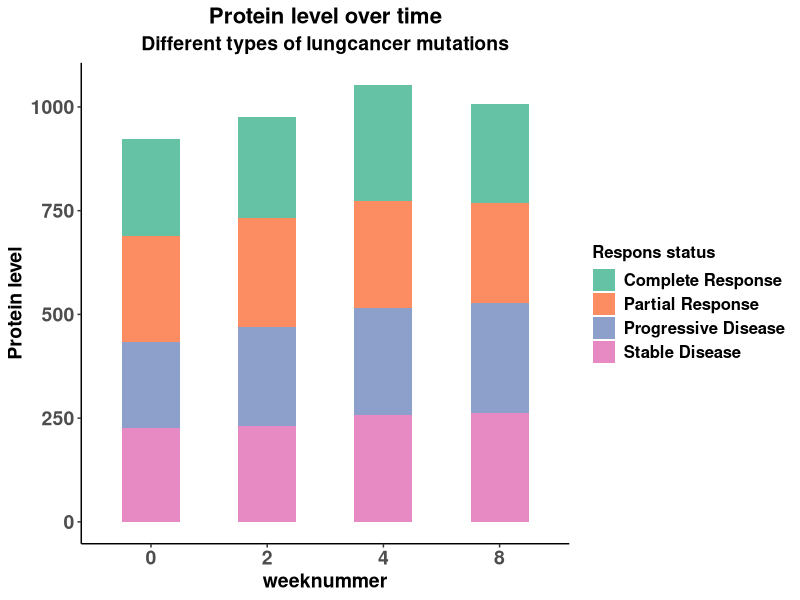
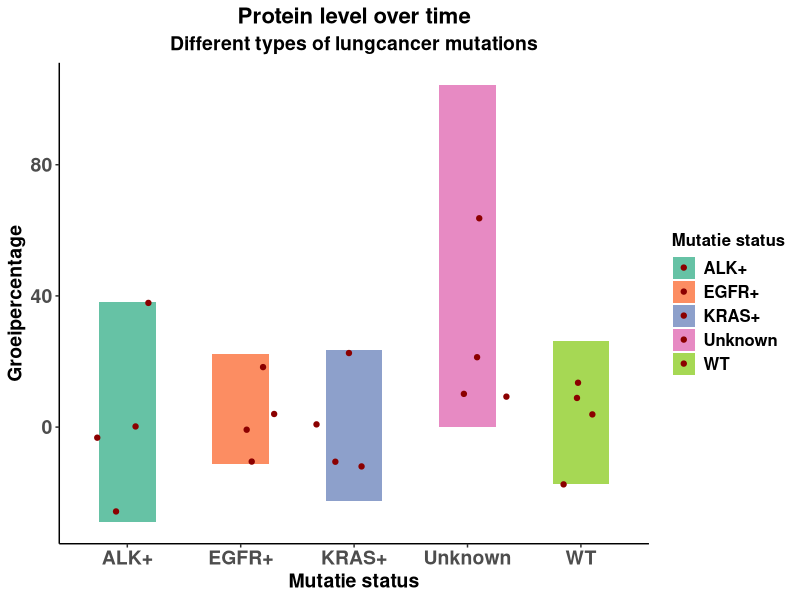
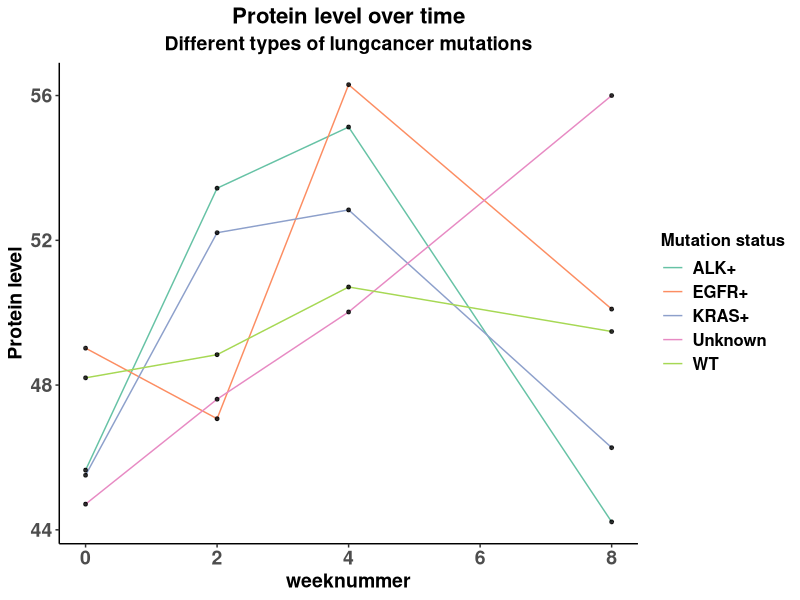

Generate these figures, in order, with R:
library(tidyverse)

set.seed(42)
n_patients <- 150

# Dataset 1: Patiënt basisinformatie
patients <- data.frame(
  pat_id = 1:n_patients,
  age_gender = paste0(sample(45:85, n_patients, replace = TRUE), "_", sample(c("M", "V", "X"), n_patients, replace = TRUE)),
  mutation_status = sample(c("EGFR+", "KRAS+", "ALK+", "WT", "Unknown"), n_patients, replace = TRUE, prob = c(0.2, 0.2, 0.1, 0.4, 0.1)),
  location_code = sample(c("LOC-A", "LOC-B", "LOC-C"), n_patients, replace = TRUE)
)

# Dataset 2: Biomarkers over tijd (Weken na start therapie)
biomarkers <- expand.grid(pat_id = 1:n_patients, week = c("week_0", "week_2", "week_4", "week_8")) %>%
  mutate(protein_level = rnorm(n(), mean = 50, sd = 15)) %>%
  mutate(protein_level = ifelse(runif(n()) < 0.05, NA, protein_level)) %>% 
  mutate(protein_level = paste0("val_", round(protein_level, 2)))

# Dataset 3: Behandeluitkomst, verder gewerkt tot groeipercentage
outcomes <- data.frame(
  id = 1:n_patients,
  response = sample(c("Complete Response", "Partial Response", "Stable Disease", "Progressive Disease"), n_patients, replace = TRUE),
  hosp_name = "LUMC-Oncology-Center"
) %>%
  rename("pat_id" ="id") %>%
  left_join(patients, by="pat_id") %>%
  left_join(biomarkers, by="pat_id") %>%
  separate(col = (age_gender),
           sep = "_",
           into = c("Age", "Gender"),
           convert = T) %>%
  separate(col=(protein_level),
           sep="_",
           into=c("val","protein_level"),
           convert = T) %>%
  select(-(val)) %>%
  separate(col=(week),
           sep="_",
           into=c("week","weeknummer"),
           convert = T) %>%
  select(-(week)) %>%
  mutate(location_code=case_when(location_code == "LOC-A" ~ "A",
                                 location_code == "LOC-B" ~ "B",
                                 location_code == "LOC-C" ~ "C")) %>%
  drop_na() %>%
  group_by(hosp_name,mutation_status,weeknummer) %>%
  filter(weeknummer %in% c(8,0)) %>%
  summarise(mean_Protein_level = round(mean(protein_level), digits = 2),
            SD_Protein_level = round(sd(protein_level), digits = 2)) %>%
  pivot_wider(names_from = weeknummer,
              values_from = c(mean_Protein_level,SD_Protein_level)) %>%
  group_by(mutation_status) %>%
  mutate(groeipercentage=round((mean_Protein_level_8-mean_Protein_level_0)/mean_Protein_level_0*100, digits = 1)) %>%
  arrange(groeipercentage)

# data om verder te werken voor data visualisatie
# Biomarker verloop trend
linegrafiek <- data.frame(
  id = 1:n_patients,
  response = sample(c("Complete Response", "Partial Response", "Stable Disease", "Progressive Disease"), n_patients, replace = TRUE),
  hosp_name = "LUMC-Oncology-Center"
) %>%
  rename("pat_id" ="id") %>%
  left_join(patients, by="pat_id") %>%
  left_join(biomarkers, by="pat_id") %>%
  separate(col = (age_gender),
           sep = "_",
           into = c("Age", "Gender"),
           convert = T) %>%
  separate(col=(protein_level),
           sep="_",
           into=c("val","protein_level"),
           convert = T) %>%
  select(-(val)) %>%
  separate(col=(week),
           sep="_",
           into=c("week","weeknummer"),
           convert = T) %>%
  select(-(week)) %>%
  mutate(location_code=case_when(location_code == "LOC-A" ~ "A",
                                 location_code == "LOC-B" ~ "B",
                                 location_code == "LOC-C" ~ "C")) %>%
  drop_na() %>%
  group_by(hosp_name,mutation_status,weeknummer) %>%
  summarise(mean_Protein_level = round(mean(protein_level), digits = 2),
            SD_Protein_level = round(sd(protein_level), digits = 2)) %>%
  ggplot(mapping=aes(x=weeknummer,
                     y=mean_Protein_level,
                     color=mutation_status)) +
  geom_line(linewidth=0.5) +
  geom_point(alpha=0.8, size=1, color="black") +
  theme_classic() +
  scale_color_brewer(palette="Set2") +
  theme(plot.title = element_text(hjust=0.5,
                                   face="bold",
                                   family="sans",
                                  size=16),
        plot.subtitle=element_text(hjust=0.5,
                                    face="bold",
                                    family="sans",
                                    size=14),
        axis.text=element_text(face="bold",
                                family="sans",
                                size=14),
        axis.title=element_text(face="bold",
                               family="sans",
                               size=14),
        legend.title=element_text(size=12,
                                   face="bold",
                                   family="sans"),
        legend.text=element_text(size=12,
                                  face="bold",
                                  family="sans")) +
  labs(title="Protein level over time",
       subtitle = "Different types of lungcancer mutations",
       x="weeknummer",
       y="Protein level",
       color="Mutation status")

# Respons verdeling
bargrafiek <- data.frame(
  id = 1:n_patients,
  response = sample(c("Complete Response", "Partial Response", "Stable Disease", "Progressive Disease"), n_patients, replace = TRUE),
  hosp_name = "LUMC-Oncology-Center"
) %>%
  rename("pat_id" ="id") %>%
  left_join(patients, by="pat_id") %>%
  left_join(biomarkers, by="pat_id") %>%
  separate(col = (age_gender),
           sep = "_",
           into = c("Age", "Gender"),
           convert = T) %>%
  separate(col=(protein_level),
           sep="_",
           into=c("val","protein_level"),
           convert = T) %>%
  select(-(val)) %>%
  separate(col=(week),
           sep="_",
           into=c("week","weeknummer"),
           convert = T) %>%
  select(-(week)) %>%
  mutate(location_code=case_when(location_code == "LOC-A" ~ "A",
                                 location_code == "LOC-B" ~ "B",
                                 location_code == "LOC-C" ~ "C")) %>%
  drop_na() %>%
  group_by(hosp_name,mutation_status,weeknummer, response) %>%
  summarise(mean_Protein_level = round(mean(protein_level), digits = 2),
            SD_Protein_level = round(sd(protein_level), digits = 2)) %>%
  ggplot(mapping=aes(x=as.factor(weeknummer),
                     y=mean_Protein_level,
                     fill=response)) +
  geom_col(width=0.5) +
  theme_classic() +
  scale_fill_brewer(palette="Set2") +
  theme(plot.title = element_text(hjust=0.5,
                                  face="bold",
                                  family="sans",
                                  size=16),
        plot.subtitle=element_text(hjust=0.5,
                                   face="bold",
                                   family="sans",
                                   size=14),
        axis.text=element_text(face="bold",
                               family="sans",
                               size=14),
        axis.title=element_text(face="bold",
                                family="sans",
                                size=14),
        legend.title=element_text(size=12,
                                  face="bold",
                                  family="sans"),
        legend.text=element_text(size=12,
                                 face="bold",
                                 family="sans")) +
  labs(title="Protein level over time",
       subtitle = "Different types of lungcancer mutations",
       x="weeknummer",
       y="Protein level",
       fill="Respons status")

# Correlatie check
boxplot <- data.frame(
  id = 1:n_patients,
  response = sample(c("Complete Response", "Partial Response", "Stable Disease", "Progressive Disease"), n_patients, replace = TRUE),
  hosp_name = "LUMC-Oncology-Center"
) %>%
  rename("pat_id" ="id") %>%
  left_join(patients, by="pat_id") %>%
  left_join(biomarkers, by="pat_id") %>%
  separate(col = (age_gender),
           sep = "_",
           into = c("Age", "Gender"),
           convert = T) %>%
  separate(col=(protein_level),
           sep="_",
           into=c("val","protein_level"),
           convert = T) %>%
  select(-(val)) %>%
  separate(col=(week),
           sep="_",
           into=c("week","weeknummer"),
           convert = T) %>%
  select(-(week)) %>%
  mutate(location_code=case_when(location_code == "LOC-A" ~ "A",
                                 location_code == "LOC-B" ~ "B",
                                 location_code == "LOC-C" ~ "C")) %>%
  drop_na() %>%
  group_by(hosp_name,mutation_status,weeknummer, response) %>%
  summarise(mean_Protein_level = round(mean(protein_level), digits = 2),
            SD_Protein_level = round(sd(protein_level), digits = 2)) %>% 
  pivot_wider(names_from = weeknummer,
              values_from = c(mean_Protein_level,SD_Protein_level)) %>%
  group_by(mutation_status) %>%
  mutate(groeipercentage=round((mean_Protein_level_8-mean_Protein_level_0)/mean_Protein_level_0*100, digits = 1)) %>%
  arrange(groeipercentage) %>%
  ggplot(mapping=aes(x=as.factor(mutation_status),
                     y=groeipercentage,
                     fill=mutation_status)) +
  geom_col(width=0.5) +
  geom_jitter(alpha=1.0, color="darkred") +
  theme_classic() +
  scale_fill_brewer(palette="Set2") +
  theme(plot.title = element_text(hjust=0.5,
                                  face="bold",
                                  family="sans",
                                  size=16),
        plot.subtitle=element_text(hjust=0.5,
                                   face="bold",
                                   family="sans",
                                   size=14),
        axis.text=element_text(face="bold",
                               family="sans",
                               size=14),
        axis.title=element_text(face="bold",
                                family="sans",
                                size=14),
        legend.title=element_text(size=12,
                                  face="bold",
                                  family="sans"),
        legend.text=element_text(size=12,
                                 face="bold",
                                 family="sans")) +
  labs(title="Protein level over time",
       subtitle ="Different types of lungcancer mutations",
       x="Mutatie status",
       y="Groeipercentage",
       fill="Mutatie status")
